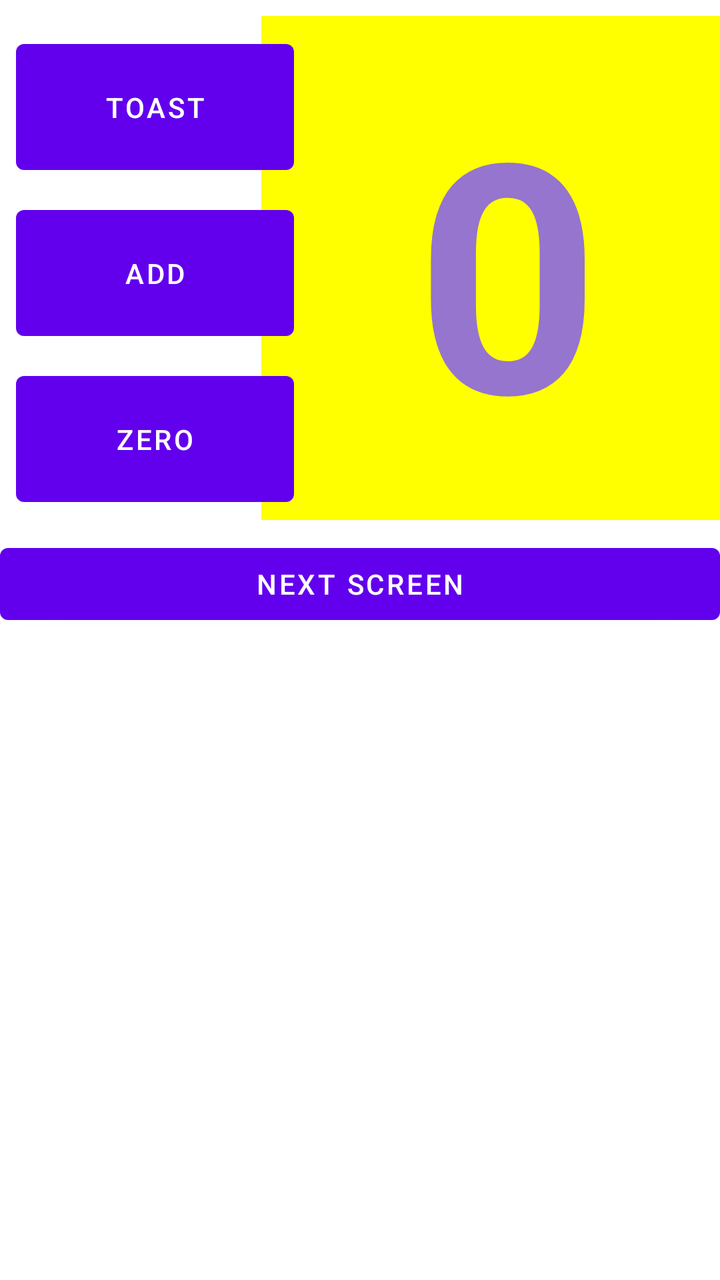
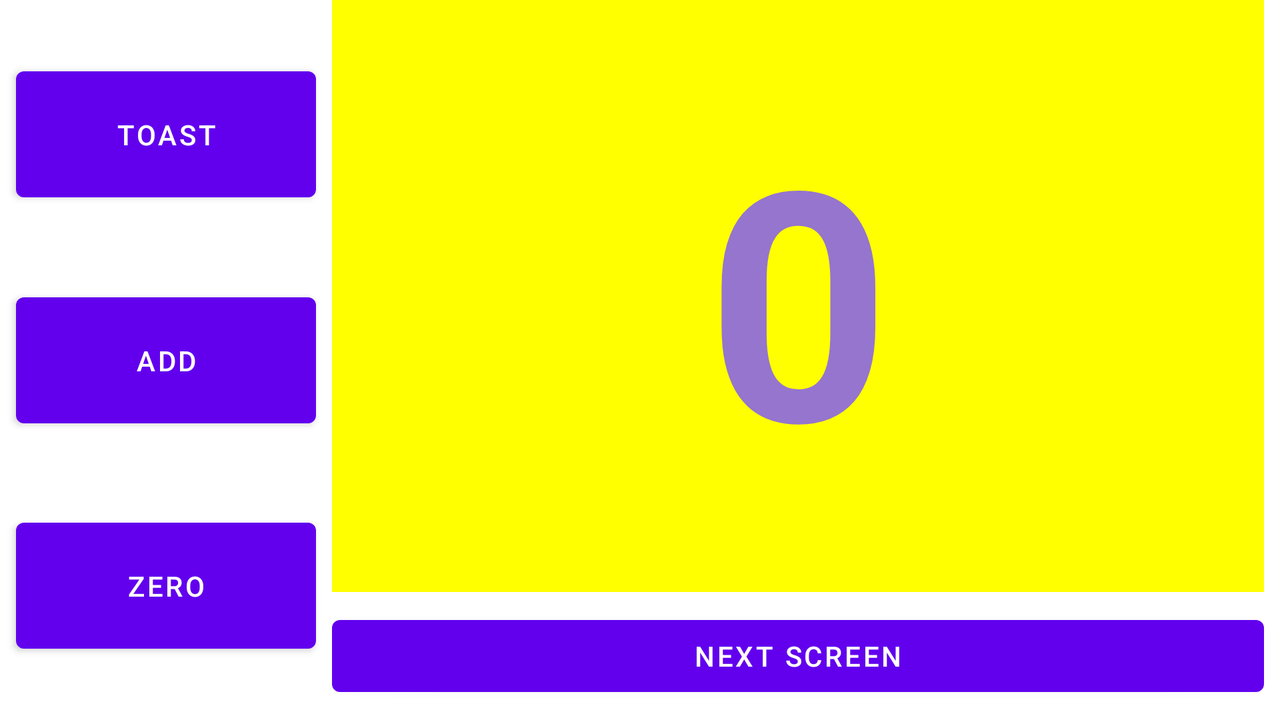

Two renders of one Android screen. The first uses the default layout on a phone; the second uses the alternative layout the repository ships for a different screen configuration, on a matching device. The two XML files are below.
<!-- AndroidManifest.xml: application theme Theme.XMLTestApp -->
<!-- res/layout/activity_layout.xml -->
<?xml version="1.0" encoding="utf-8"?>
<androidx.constraintlayout.widget.ConstraintLayout xmlns:android="http://schemas.android.com/apk/res/android"
    xmlns:app="http://schemas.android.com/apk/res-auto"
    xmlns:tools="http://schemas.android.com/tools"
    android:layout_width="match_parent"
    android:layout_height="match_parent"
    android:orientation="vertical"
    tools:context=".MainActivity">

    <Button
        android:id="@+id/button_toast"
        android:layout_width="139dp"
        android:layout_height="75dp"
        android:layout_marginStart="8dp"
        android:layout_marginTop="16dp"
        android:text="@string/button_label_toast"
        app:layout_constraintStart_toStartOf="parent"
        app:layout_constraintTop_toTopOf="parent" />

    <TextView
        android:id="@+id/text_showcount"
        android:layout_width="246dp"
        android:layout_height="252dp"
        android:layout_below="@+id/button_toast"
        android:layout_alignParentStart="true"
        android:layout_marginStart="8dp"
        android:layout_marginTop="8dp"
        android:layout_marginEnd="8dp"
        android:background="#FFFF00"
        android:gravity="center"
        android:text="@string/text_counter"
        android:textColor="#9575CD"
        android:textSize="160sp"
        android:textStyle="bold"
        app:layout_constraintEnd_toEndOf="parent"
        app:layout_constraintStart_toEndOf="@+id/button_count"
        app:layout_constraintTop_toTopOf="parent" />

    <Button
        android:id="@+id/button_count"
        android:layout_width="0dp"
        android:layout_height="75dp"
        android:layout_below="@+id/text_showcount"
        android:layout_marginStart="8dp"
        android:layout_marginTop="8dp"
        android:text="@string/button_label_count"
        app:layout_constraintEnd_toEndOf="@+id/button_toast"
        app:layout_constraintStart_toStartOf="parent"
        app:layout_constraintTop_toBottomOf="@+id/button_toast" />

    <Button
        android:id="@+id/button_zero"
        android:layout_width="0dp"
        android:layout_height="75dp"
        android:layout_marginStart="8dp"
        android:layout_marginTop="8dp"
        android:text="@string/button_zero"
        app:layout_constraintEnd_toEndOf="@+id/button_count"
        app:layout_constraintStart_toStartOf="parent"
        app:layout_constraintTop_toBottomOf="@+id/button_count" />

    <Button
        android:id="@+id/button_nextscreen"
        android:layout_width="0dp"
        android:layout_height="wrap_content"
        android:layout_marginTop="8dp"
        android:text="@string/button_label_nextscreen"
        app:layout_constraintEnd_toEndOf="parent"
        app:layout_constraintStart_toStartOf="parent"
        app:layout_constraintTop_toBottomOf="@+id/text_showcount" />

</androidx.constraintlayout.widget.ConstraintLayout>
<!-- resources referenced by this layout -->
<resources>
  <string name="button_label_count">Add</string>
  <string name="button_label_nextscreen">Next Screen</string>
  <string name="button_label_toast">Toast</string>
  <string name="button_zero">Zero</string>
  <string name="text_counter">0</string>
  <style name="Theme.XMLTestApp" parent="Theme.MaterialComponents.DayNight.DarkActionBar">
          
          <item name="colorPrimary">@color/purple_500</item>
          <item name="colorPrimaryVariant">@color/purple_700</item>
          <item name="colorOnPrimary">@color/white</item>
          
          <item name="colorSecondary">@color/teal_200</item>
          <item name="colorSecondaryVariant">@color/teal_700</item>
          <item name="colorOnSecondary">@color/black</item>
          
          <item name="android:statusBarColor" tools:targetApi="l">?attr/colorPrimaryVariant</item>
          
      </style>
</resources>
<!-- res/layout-land/activity_layout.xml (the repository's variant of the layout above) -->
<!-- drawn on the phone turned sideways -->
<?xml version="1.0" encoding="utf-8"?>
<androidx.constraintlayout.widget.ConstraintLayout xmlns:android="http://schemas.android.com/apk/res/android"
    xmlns:app="http://schemas.android.com/apk/res-auto"
    xmlns:tools="http://schemas.android.com/tools"
    android:layout_width="match_parent"
    android:layout_height="match_parent"
    tools:context=".MainActivity">

    <TextView
        android:id="@+id/text_showcount"
        android:layout_width="0dp"
        android:layout_height="0dp"
        android:layout_marginStart="8dp"
        android:layout_marginEnd="8dp"
        android:layout_marginBottom="8dp"
        android:background="#FFFF00"
        android:gravity="center"
        android:text="@string/text_counter"
        android:textColor="#9575CD"
        android:textSize="160sp"
        android:textStyle="bold"
        app:layout_constraintBottom_toTopOf="@+id/button_nextscreen"
        app:layout_constraintEnd_toEndOf="parent"
        app:layout_constraintHorizontal_bias="0.0"
        app:layout_constraintStart_toEndOf="@+id/button_count"
        app:layout_constraintTop_toTopOf="parent"
        app:layout_constraintVertical_bias="0.508" />

    <Button
        android:id="@+id/button_toast"
        android:layout_width="150dp"
        android:layout_height="75dp"
        android:layout_marginStart="8dp"
        android:text="@string/button_label_toast"
        app:layout_constraintBottom_toTopOf="@+id/button_count"
        app:layout_constraintStart_toStartOf="parent"
        app:layout_constraintTop_toTopOf="parent" />

    <Button
        android:id="@+id/button_count"
        android:layout_width="0dp"
        android:layout_height="75dp"
        android:layout_marginStart="8dp"
        android:layout_marginTop="8dp"
        android:text="@string/button_label_count"
        app:layout_constraintBottom_toTopOf="@+id/button_zero"
        app:layout_constraintEnd_toEndOf="@+id/button_toast"
        app:layout_constraintHorizontal_bias="0.5"
        app:layout_constraintStart_toStartOf="parent"
        app:layout_constraintTop_toBottomOf="@+id/button_toast" />

    <Button
        android:id="@+id/button_zero"
        android:layout_width="0dp"
        android:layout_height="75dp"
        android:layout_marginStart="8dp"
        android:layout_marginTop="8dp"
        android:text="@string/button_zero"
        app:layout_constraintBottom_toBottomOf="parent"
        app:layout_constraintEnd_toEndOf="@+id/button_count"
        app:layout_constraintHorizontal_bias="0.5"
        app:layout_constraintStart_toStartOf="parent"
        app:layout_constraintTop_toBottomOf="@+id/button_count" />

    <Button
        android:id="@+id/button_nextscreen"
        android:layout_width="0dp"
        android:layout_height="wrap_content"
        android:layout_marginStart="8dp"
        android:layout_marginEnd="8dp"
        android:layout_marginBottom="8dp"
        android:text="@string/button_label_nextscreen"
        app:layout_constraintBottom_toBottomOf="parent"
        app:layout_constraintEnd_toEndOf="parent"
        app:layout_constraintStart_toEndOf="@+id/button_zero" />

</androidx.constraintlayout.widget.ConstraintLayout>
